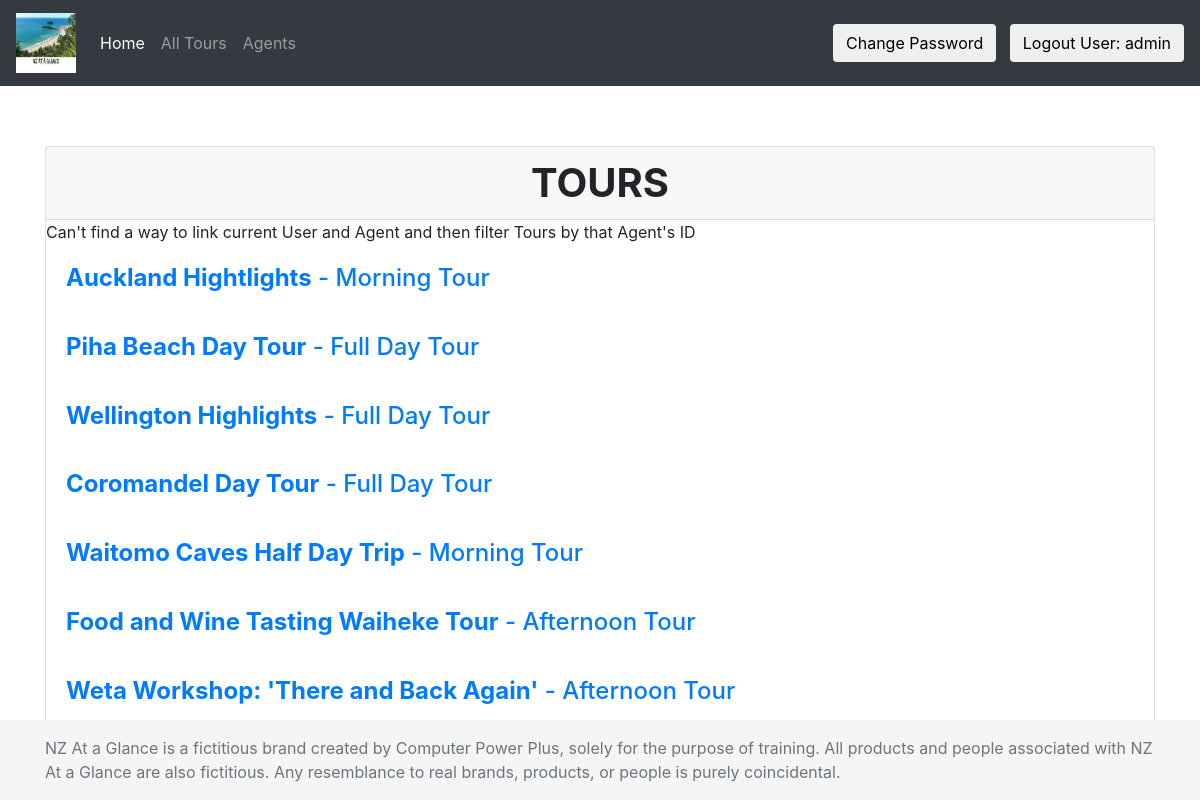
The page /tours_by_agent/ (signed in) on the database its author committed.
### home/models.py (models this page shows, shortened)
class Tour(models.Model):
    tour_name = models.CharField(max_length=150)
    """
    'duration' will set to be null when the referenced object (Duration)
    is deleted. This is only possible when you set 'null' to be 'True'
    """
    duration = models.ForeignKey(Duration, on_delete=models.SET_NULL, null=True)
    description = models.TextField()
    available = models.BooleanField()
    agent = models.ForeignKey(Agent, on_delete=models.SET_NULL, null=True)
    class Meta:
        permissions = (("can_change_availability", "Set tour as available"),)

class Duration(models.Model):
    duration = models.CharField(max_length=50)
    def __str__(self):
        return self.duration

### home/views.py (the view)
# urls.py: path('tours_by_agent/', ToursByAgentView.as_view(), name='tours_by_agent'),
class ToursByAgentView(LoginRequiredMixin, ListView):
    queryset = Tour.objects.filter(agent_id=1)
    template_name = 'tours_by_agent.html'
    context_object_name = 'tours'
    paginate_by = 10

### home/templates/tours_by_agent.html
{% extends "base.html" %}
{% block content %}
    {% if tours %}
        <div class="card" style="width: 100%; height: 100%;">
            <div class="card-header h1 text-xl-center text-uppercase font-weight-bold">
                Tours
            </div>
            Can't find a way to link current User and Agent and then filter Tours by that Agent's ID
            {% for tour in tours %}
                    <div class="card-body">
                        <p class="card-text h4">
                            <a href="{% url 'tour_detail' tour.id %}">
                                <strong>{{ tour.tour_name|capfirst }}</strong> - {{tour.duration}}
                            </a>
                        </p>
                    </div>
            {% endfor %}
        </div>
    {% else %}
        <p>There are no tours to display.</p>
    {% endif %}
{% endblock %}

### templates/base.html (shortened to what this page needs)
{% load static %}
<!DOCTYPE html>
<html lang="en">
<head>
    <link rel="stylesheet" href="{% static 'bootstrap/css/bootstrap.min.css' %}">
    <link rel="stylesheet" href="{% static 'sticky-footer.css' %}">
    <link rel="stylesheet" href="{% static 'signin.css' %}">
</head>
<body class="d-flex flex-column h-100">
    <header>
        <nav class="navbar navbar-expand-md navbar-dark sticky-top bg-dark">
            <a class="navbar-brand" href="{% url 'home' %}">
                <img src="{% static 'images/logo.png' %}" width="60" height="60" class="d-inline-block align-top" alt=""
                    loading="lazy">
            </a>
            <div class="collapse navbar-collapse" id="navbarText">
                <ul class="navbar-nav mr-auto">
                    <li class="nav-item active">
                        <a class="nav-link" href="{% url 'home' %}">Home <span class="sr-only">(current)</span></a>
                    </li>
                    <li class="nav-item">
                        <a class="nav-link" href="{% url 'tours' %}">All Tours</a>
                    </li>
                    <li class="nav-item">
                        <a class="nav-link" href="{% url 'agents' %}">Agents</a>
                    </li>
                </ul>
                {% if user.is_authenticated %}
                    <a href="{% url 'password_change' %}">
                        <button type="button" class="btn btn-default navbar-btn">
                            Change Password
                        </button>
                    </a>&nbsp;&nbsp;&nbsp;
                    <a href="{% url 'logout' %}">
                        <button type="button" class="btn btn-default navbar-btn">
                            Logout User: {{ user.get_username }}
                        </button>
                    </a>
                {% else %}
                    <button type="button" class="btn btn-default navbar-btn">
                        <a href="{% url 'login' %}?next={{request.path}}">Log in</a>
                    </button>
                {% endif %}
            </div>
        </nav>
    </header>
    <main role="main" class="flex-shrink-0">
        <div class="container">
            {% block content %}
            {% endblock %}
        </div>
    </main>
    <footer class="footer mt-auto py-3 fixed-bottom">
        <div class="container">
            <span class="text-muted">NZ At a Glance is a fictitious brand created by Computer Power Plus, solely for the purpose of training. All products
            and people associated with NZ At a Glance are also fictitious. Any resemblance to real brands, products, or people is
            purely coincidental.</span>
        </div>
    </footer>
</body>
</html>

### home/static/sticky-footer.css (style rules this page uses)
main > .container { padding: 60px 15px 0; }
.footer { background-color: #f5f5f5; }
.footer > .container { padding-right: 15px; padding-left: 15px; }

### rows shown on the page
Tour: tour_name "Auckland Hightlights", duration "Morning Tour"
Tour: tour_name "Piha Beach Day Tour", duration "Full Day Tour"
Tour: tour_name "Wellington Highlights", duration "Full Day Tour"
Tour: tour_name "Coromandel Day Tour", duration "Full Day Tour"
Tour: tour_name "Waitomo Caves Half Day Trip", duration "Morning Tour"
Tour: tour_name "Food and Wine Tasting Waiheke Tour", duration "Afternoon Tour"
Tour: tour_name "Weta Workshop: 'There and Back Again'", duration "Afternoon Tour"

### other values the page prints
{{ user.get_username }} "admin"
